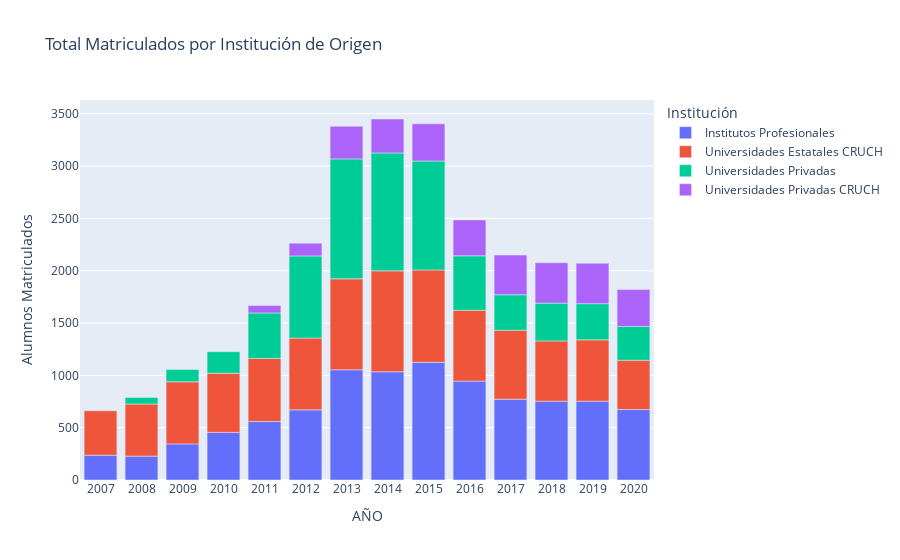

The code cell stored with this chart in its notebook:
### Code cell
matriculados_por_tipo = pd.DataFrame(matriculados_con_minas.groupby(["AÑO","CLASIFICACIÓN INSTITUCIÓN NIVEL 3"])["TOTAL MATRICULADOS PRIMER AÑO"].agg(['sum','count'])).reset_index()
fig = px.bar(matriculados_por_tipo, x="AÑO", color="CLASIFICACIÓN INSTITUCIÓN NIVEL 3", y="sum", title="Total Matriculados por Institución de Origen")
fig.update_layout(yaxis={'title': 'Alumnos Matriculados'},
                    legend_title_text='Institución')
fig.show()

### Figure 1 — Plotly figure (JSON) as saved in the notebook; plotly's stock layout.template omitted (floating-point values rounded to 4 significant figures)
{"data": [{"alignmentgroup": "True", "hovertemplate": "CLASIFICACIÓN INSTITUCIÓN NIVEL 3=Institutos Profesionales<br>AÑO=%{x}<br>sum=%{y}<extra></extra>", "legendgroup": "Institutos Profesionales", "marker": {"color": "#636efa"}, "name": "Institutos Profesionales", "offsetgroup": "Institutos Profesionales", "orientation": "v", "showlegend": true, "textposition": "auto", "type": "bar", "x": ["2007", "2008", "2009", "2010", "2011", "2012", "2013", "2014", "2015", "2016", "2017", "2018", "2019", "2020"], "xaxis": "x", "y": [237, 228, 345, 455, 559, 670, 1053, 1034, 1124, 945, 772, 753, 753, 673], "yaxis": "y"}, {"alignmentgroup": "True", "hovertemplate": "CLASIFICACIÓN INSTITUCIÓN NIVEL 3=Universidades Estatales CRUCH<br>AÑO=%{x}<br>sum=%{y}<extra></extra>", "legendgroup": "Universidades Estatales CRUCH", "marker": {"color": "#EF553B"}, "name": "Universidades Estatales CRUCH", "offsetgroup": "Universidades Estatales CRUCH", "orientation": "v", "showlegend": true, "textposition": "auto", "type": "bar", "x": ["2007", "2008", "2009", "2010", "2011", "2012", "2013", "2014", "2015", "2016", "2017", "2018", "2019", "2020"], "xaxis": "x", "y": [424, 498, 593, 564, 603, 686, 869, 964, 883, 677, 659, 576, 586, 471], "yaxis": "y"}, {"alignmentgroup": "True", "hovertemplate": "CLASIFICACIÓN INSTITUCIÓN NIVEL 3=Universidades Privadas<br>AÑO=%{x}<br>sum=%{y}<extra></extra>", "legendgroup": "Universidades Privadas", "marker": {"color": "#00cc96"}, "name": "Universidades Privadas", "offsetgroup": "Universidades Privadas", "orientation": "v", "showlegend": true, "textposition": "auto", "type": "bar", "x": ["2008", "2009", "2010", "2011", "2012", "2013", "2014", "2015", "2016", "2017", "2018", "2019", "2020"], "xaxis": "x", "y": [63, 117, 207, 434, 785, 1146, 1127, 1041, 520, 339, 361, 346, 323], "yaxis": "y"}, {"alignmentgroup": "True", "hovertemplate": "CLASIFICACIÓN INSTITUCIÓN NIVEL 3=Universidades Privadas CRUCH<br>AÑO=%{x}<br>sum=%{y}<extra></extra>", "legendgroup": "Universidades Privadas CRUCH", "marker": {"color": "#ab63fa"}, "name": "Universidades Privadas CRUCH", "offsetgroup": "Universidades Privadas CRUCH", "orientation": "v", "showlegend": true, "textposition": "auto", "type": "bar", "x": ["2011", "2012", "2013", "2014", "2015", "2016", "2017", "2018", "2019", "2020"], "xaxis": "x", "y": [70, 122, 312, 324, 355, 343, 379, 386, 385, 352], "yaxis": "y"}], "layout": {"barmode": "relative", "legend": {"title": {"text": "Institución"}, "tracegroupgap": 0}, "title": {"text": "Total Matriculados por Institución de Origen"}, "xaxis": {"anchor": "y", "domain": [0, 1], "title": {"text": "AÑO"}}, "yaxis": {"anchor": "x", "domain": [0, 1], "title": {"text": "Alumnos Matriculados"}}}}
